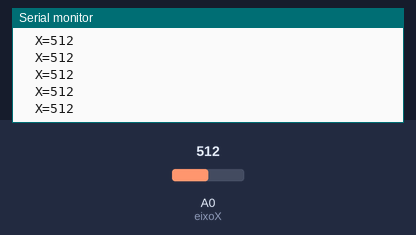
Bench run of a sketch on a simulated Arduino Uno, built with avr-gcc and run on an emulated ATmega328P. On the bench: the last lines printed to the serial monitor. The test bench sets the inputs (shaded band); at power-on: A0 (eixoX) = 512.

Above: at 1.2 s.
1.3 s: A0 (eixoX) set to 716
At 1.56 s:
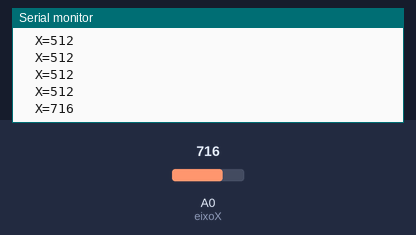
2.8 s: A0 (eixoX) set to 900
At 2.96 s:
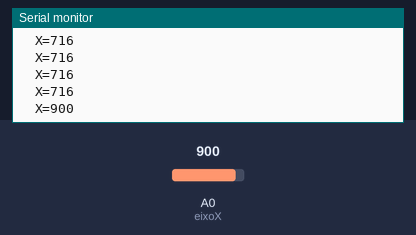
Timing chart, 0 to 5.8 s (numbered marks = the images above; inputs shaded):
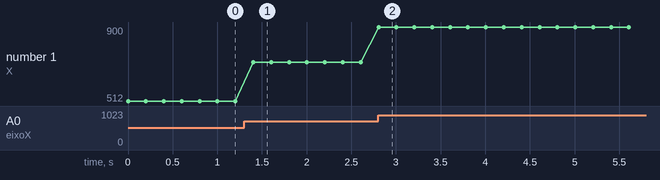

The sketch:

leituraJoystick.ino
```cpp
int joystick = 0;

//Atribuindo o pino analógico A0 a variável eixoX
int eixoX = A0;

void setup() {

  Serial.begin(9600);
}

void loop() {
  //Lê o valor do eixoX
  joystick = analogRead(eixoX);

  //imprime o valor do eixoX
  Serial.print("  X=");
  Serial.println(joystick);

  delay(200);
}
```

Measured:
- after the input at 1.3 s, the serial monitor: prints a new line after 0.10 s (image 1)
- after the input at 2.8 s, the serial monitor: prints a new line at once (image 2)
- plotted number 1: 512 → 716 after the input at 1.3 s, 716 → 900 after the input at 2.8 s
